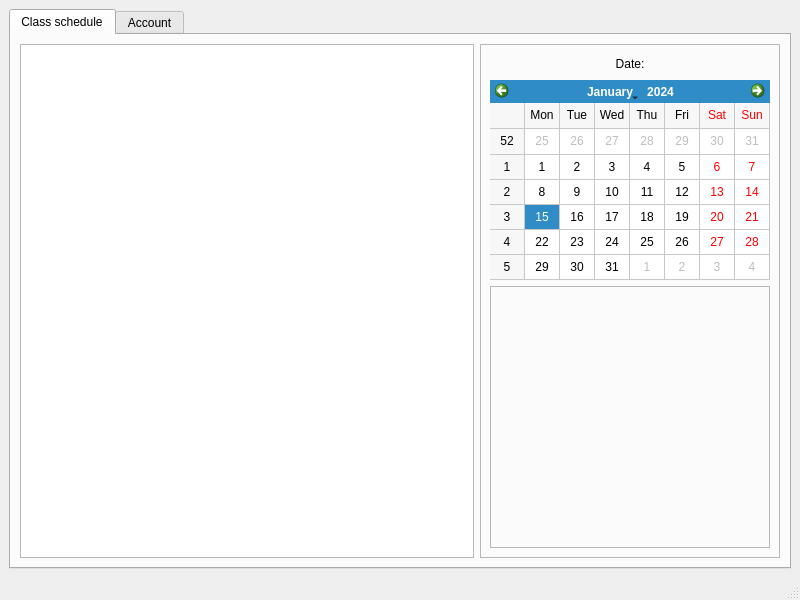
<?xml version="1.0" encoding="UTF-8"?>
<ui version="4.0">
 <class>TeacherWindow</class>
 <widget class="QMainWindow" name="TeacherWindow">
  <property name="geometry">
   <rect>
    <x>0</x>
    <y>0</y>
    <width>800</width>
    <height>600</height>
   </rect>
  </property>
  <property name="windowTitle">
   <string>MainWindow</string>
  </property>
  <widget class="QWidget" name="centralwidget">
   <layout class="QHBoxLayout" name="horizontalLayout">
    <property name="spacing">
     <number>5</number>
    </property>
    <item>
     <widget class="QTabWidget" name="tabWidget">
      <property name="currentIndex">
       <number>0</number>
      </property>
      <widget class="QWidget" name="tab_3">
       <attribute name="title">
        <string>Сlass schedule</string>
       </attribute>
       <layout class="QHBoxLayout" name="horizontalLayout_2">
        <item>
         <widget class="QListWidget" name="listWidget">
          <property name="sizePolicy">
           <sizepolicy hsizetype="Preferred" vsizetype="Expanding">
            <horstretch>0</horstretch>
            <verstretch>0</verstretch>
           </sizepolicy>
          </property>
         </widget>
        </item>
        <item>
         <widget class="QFrame" name="frame">
          <property name="sizePolicy">
           <sizepolicy hsizetype="Maximum" vsizetype="Preferred">
            <horstretch>0</horstretch>
            <verstretch>0</verstretch>
           </sizepolicy>
          </property>
          <property name="maximumSize">
           <size>
            <width>300</width>
            <height>16777215</height>
           </size>
          </property>
          <property name="frameShape">
           <enum>QFrame::StyledPanel</enum>
          </property>
          <property name="frameShadow">
           <enum>QFrame::Raised</enum>
          </property>
          <layout class="QVBoxLayout" name="verticalLayout">
           <item>
            <widget class="QLabel" name="label">
             <property name="maximumSize">
              <size>
               <width>16777215</width>
               <height>20</height>
              </size>
             </property>
             <property name="text">
              <string>Date:</string>
             </property>
             <property name="alignment">
              <set>Qt::AlignCenter</set>
             </property>
             <property name="wordWrap">
              <bool>false</bool>
             </property>
            </widget>
           </item>
           <item>
            <widget class="QCalendarWidget" name="calendarWidget">
             <property name="sizePolicy">
              <sizepolicy hsizetype="Preferred" vsizetype="Preferred">
               <horstretch>0</horstretch>
               <verstretch>0</verstretch>
              </sizepolicy>
             </property>
             <property name="maximumSize">
              <size>
               <width>16777215</width>
               <height>200</height>
              </size>
             </property>
             <property name="gridVisible">
              <bool>true</bool>
             </property>
            </widget>
           </item>
           <item>
            <widget class="QFrame" name="frame_2">
             <property name="minimumSize">
              <size>
               <width>200</width>
               <height>200</height>
              </size>
             </property>
             <property name="baseSize">
              <size>
               <width>0</width>
               <height>0</height>
              </size>
             </property>
             <property name="frameShape">
              <enum>QFrame::StyledPanel</enum>
             </property>
             <property name="frameShadow">
              <enum>QFrame::Raised</enum>
             </property>
            </widget>
           </item>
          </layout>
         </widget>
        </item>
       </layout>
      </widget>
      <widget class="QWidget" name="tab_4">
       <attribute name="title">
        <string>Account</string>
       </attribute>
       <layout class="QHBoxLayout" name="horizontalLayout_4">
        <item>
         <layout class="QVBoxLayout" name="verticalLayout_3">
          <property name="leftMargin">
           <number>9</number>
          </property>
          <property name="topMargin">
           <number>9</number>
          </property>
          <property name="rightMargin">
           <number>9</number>
          </property>
          <property name="bottomMargin">
           <number>9</number>
          </property>
          <item>
           <widget class="QLabel" name="labelLogin">
            <property name="text">
             <string>Login:</string>
            </property>
            <property name="alignment">
             <set>Qt::AlignRight|Qt::AlignTrailing|Qt::AlignVCenter</set>
            </property>
           </widget>
          </item>
          <item>
           <widget class="Line" name="line">
            <property name="sizePolicy">
             <sizepolicy hsizetype="Preferred" vsizetype="Fixed">
              <horstretch>0</horstretch>
              <verstretch>0</verstretch>
             </sizepolicy>
            </property>
            <property name="minimumSize">
             <size>
              <width>0</width>
              <height>2</height>
             </size>
            </property>
            <property name="baseSize">
             <size>
              <width>0</width>
              <height>2</height>
             </size>
            </property>
            <property name="frameShadow">
             <enum>QFrame::Plain</enum>
            </property>
            <property name="lineWidth">
             <number>1</number>
            </property>
            <property name="midLineWidth">
             <number>2</number>
            </property>
            <property name="orientation">
             <enum>Qt::Horizontal</enum>
            </property>
           </widget>
          </item>
          <item>
           <widget class="QLabel" name="labelPassword">
            <property name="text">
             <string>Password:</string>
            </property>
            <property name="alignment">
             <set>Qt::AlignRight|Qt::AlignTrailing|Qt::AlignVCenter</set>
            </property>
           </widget>
          </item>
          <item>
           <widget class="Line" name="line_3">
            <property name="sizePolicy">
             <sizepolicy hsizetype="Preferred" vsizetype="Fixed">
              <horstretch>0</horstretch>
              <verstretch>0</verstretch>
             </sizepolicy>
            </property>
            <property name="minimumSize">
             <size>
              <width>0</width>
              <height>2</height>
             </size>
            </property>
            <property name="baseSize">
             <size>
              <width>0</width>
              <height>2</height>
             </size>
            </property>
            <property name="frameShadow">
             <enum>QFrame::Plain</enum>
            </property>
            <property name="lineWidth">
             <number>1</number>
            </property>
            <property name="midLineWidth">
             <number>2</number>
            </property>
            <property name="orientation">
             <enum>Qt::Horizontal</enum>
            </property>
           </widget>
          </item>
          <item>
           <widget class="QLabel" name="labelType">
            <property name="text">
             <string>Account:</string>
            </property>
            <property name="alignment">
             <set>Qt::AlignRight|Qt::AlignTrailing|Qt::AlignVCenter</set>
            </property>
           </widget>
          </item>
         </layout>
        </item>
        <item>
         <layout class="QVBoxLayout" name="verticalLayout_2">
          <property name="leftMargin">
           <number>9</number>
          </property>
          <property name="topMargin">
           <number>9</number>
          </property>
          <property name="rightMargin">
           <number>9</number>
          </property>
          <property name="bottomMargin">
           <number>9</number>
          </property>
          <item>
           <widget class="QLabel" name="labelLoginVal">
            <property name="text">
             <string>TextLabel</string>
            </property>
           </widget>
          </item>
          <item>
           <widget class="Line" name="line_2">
            <property name="sizePolicy">
             <sizepolicy hsizetype="Preferred" vsizetype="Fixed">
              <horstretch>0</horstretch>
              <verstretch>0</verstretch>
             </sizepolicy>
            </property>
            <property name="minimumSize">
             <size>
              <width>0</width>
              <height>2</height>
             </size>
            </property>
            <property name="baseSize">
             <size>
              <width>0</width>
              <height>2</height>
             </size>
            </property>
            <property name="frameShadow">
             <enum>QFrame::Plain</enum>
            </property>
            <property name="lineWidth">
             <number>1</number>
            </property>
            <property name="midLineWidth">
             <number>2</number>
            </property>
            <property name="orientation">
             <enum>Qt::Horizontal</enum>
            </property>
           </widget>
          </item>
          <item>
           <widget class="QLabel" name="labelPasswordVal">
            <property name="text">
             <string>TextLabel</string>
            </property>
           </widget>
          </item>
          <item>
           <widget class="Line" name="line_4">
            <property name="sizePolicy">
             <sizepolicy hsizetype="Preferred" vsizetype="Fixed">
              <horstretch>0</horstretch>
              <verstretch>0</verstretch>
             </sizepolicy>
            </property>
            <property name="minimumSize">
             <size>
              <width>0</width>
              <height>2</height>
             </size>
            </property>
            <property name="baseSize">
             <size>
              <width>0</width>
              <height>2</height>
             </size>
            </property>
            <property name="frameShadow">
             <enum>QFrame::Plain</enum>
            </property>
            <property name="lineWidth">
             <number>1</number>
            </property>
            <property name="midLineWidth">
             <number>2</number>
            </property>
            <property name="orientation">
             <enum>Qt::Horizontal</enum>
            </property>
           </widget>
          </item>
          <item>
           <widget class="QLabel" name="labelTypeVal">
            <property name="text">
             <string>TextLabel</string>
            </property>
           </widget>
          </item>
         </layout>
        </item>
       </layout>
      </widget>
     </widget>
    </item>
   </layout>
  </widget>
  <widget class="QMenuBar" name="menubar">
   <property name="geometry">
    <rect>
     <x>0</x>
     <y>0</y>
     <width>800</width>
     <height>21</height>
    </rect>
   </property>
  </widget>
  <widget class="QStatusBar" name="statusbar"/>
 </widget>
 <resources/>
 <connections/>
</ui>
